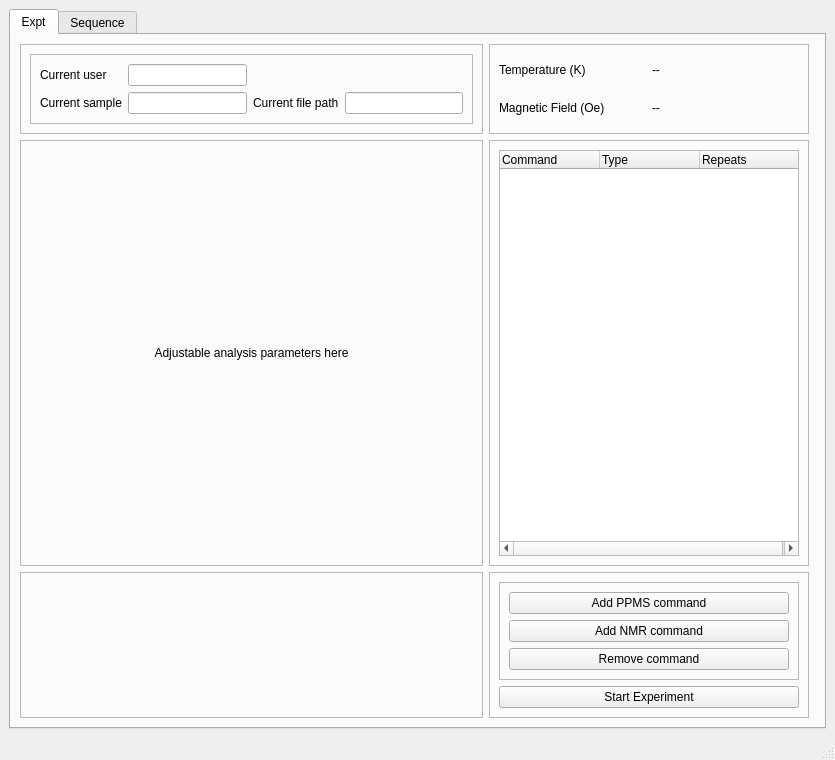
<?xml version="1.0" encoding="UTF-8"?>
<ui version="4.0">
 <class>MainWindow</class>
 <widget class="QMainWindow" name="MainWindow">
  <property name="geometry">
   <rect>
    <x>0</x>
    <y>0</y>
    <width>835</width>
    <height>760</height>
   </rect>
  </property>
  <property name="windowTitle">
   <string>MainWindow</string>
  </property>
  <widget class="QWidget" name="centralwidget">
   <layout class="QVBoxLayout" name="verticalLayout">
    <item>
     <widget class="QTabWidget" name="mainTabWidget">
      <property name="currentIndex">
       <number>0</number>
      </property>
      <widget class="QWidget" name="expt_tab">
       <attribute name="title">
        <string>Expt</string>
       </attribute>
       <layout class="QGridLayout" name="gridLayout_2">
        <item row="2" column="0">
         <widget class="QFrame" name="plotFrame">
          <property name="frameShape">
           <enum>QFrame::StyledPanel</enum>
          </property>
          <property name="frameShadow">
           <enum>QFrame::Raised</enum>
          </property>
          <layout class="QHBoxLayout" name="horizontalLayout">
           <item>
            <widget class="MplWidget" name="timePlot" native="true"/>
           </item>
           <item>
            <widget class="MplWidget" name="widget_2" native="true"/>
           </item>
          </layout>
         </widget>
        </item>
        <item row="1" column="0">
         <widget class="QFrame" name="frame">
          <property name="frameShape">
           <enum>QFrame::StyledPanel</enum>
          </property>
          <property name="frameShadow">
           <enum>QFrame::Raised</enum>
          </property>
          <layout class="QGridLayout" name="gridLayout_3">
           <item row="0" column="0">
            <widget class="QLabel" name="label">
             <property name="text">
              <string>Adjustable analysis parameters here</string>
             </property>
             <property name="alignment">
              <set>Qt::AlignCenter</set>
             </property>
            </widget>
           </item>
          </layout>
         </widget>
        </item>
        <item row="1" column="1">
         <widget class="QFrame" name="frame_7">
          <property name="frameShape">
           <enum>QFrame::StyledPanel</enum>
          </property>
          <property name="frameShadow">
           <enum>QFrame::Raised</enum>
          </property>
          <layout class="QGridLayout" name="gridLayout_7">
           <item row="0" column="0">
            <widget class="QTreeWidget" name="treeWidget">
             <property name="sizePolicy">
              <sizepolicy hsizetype="Minimum" vsizetype="Expanding">
               <horstretch>0</horstretch>
               <verstretch>0</verstretch>
              </sizepolicy>
             </property>
             <property name="minimumSize">
              <size>
               <width>300</width>
               <height>0</height>
              </size>
             </property>
             <column>
              <property name="text">
               <string>Command</string>
              </property>
             </column>
             <column>
              <property name="text">
               <string>Type</string>
              </property>
             </column>
             <column>
              <property name="text">
               <string>Repeats</string>
              </property>
             </column>
            </widget>
           </item>
          </layout>
         </widget>
        </item>
        <item row="0" column="0">
         <widget class="QFrame" name="frame_2">
          <property name="frameShape">
           <enum>QFrame::StyledPanel</enum>
          </property>
          <property name="frameShadow">
           <enum>QFrame::Raised</enum>
          </property>
          <layout class="QGridLayout" name="gridLayout_4">
           <item row="0" column="0">
            <widget class="QFrame" name="frame_3">
             <property name="frameShape">
              <enum>QFrame::StyledPanel</enum>
             </property>
             <property name="frameShadow">
              <enum>QFrame::Raised</enum>
             </property>
             <layout class="QGridLayout" name="gridLayout_6">
              <item row="0" column="1">
               <widget class="QLineEdit" name="lineEdit"/>
              </item>
              <item row="0" column="0">
               <widget class="QLabel" name="label_6">
                <property name="text">
                 <string>Current user</string>
                </property>
               </widget>
              </item>
              <item row="1" column="0">
               <widget class="QLabel" name="label_7">
                <property name="text">
                 <string>Current sample</string>
                </property>
               </widget>
              </item>
              <item row="1" column="2">
               <widget class="QLabel" name="label_8">
                <property name="text">
                 <string>Current file path</string>
                </property>
               </widget>
              </item>
              <item row="1" column="1">
               <widget class="QLineEdit" name="lineEdit_2"/>
              </item>
              <item row="1" column="3">
               <widget class="QLineEdit" name="lineEdit_3"/>
              </item>
             </layout>
            </widget>
           </item>
          </layout>
         </widget>
        </item>
        <item row="2" column="1">
         <widget class="QFrame" name="frame_8">
          <property name="frameShape">
           <enum>QFrame::StyledPanel</enum>
          </property>
          <property name="frameShadow">
           <enum>QFrame::Raised</enum>
          </property>
          <layout class="QGridLayout" name="gridLayout">
           <item row="1" column="0">
            <widget class="QPushButton" name="pushButton_4">
             <property name="text">
              <string>Start Experiment</string>
             </property>
            </widget>
           </item>
           <item row="0" column="0">
            <widget class="QFrame" name="frame_6">
             <property name="frameShape">
              <enum>QFrame::StyledPanel</enum>
             </property>
             <property name="frameShadow">
              <enum>QFrame::Raised</enum>
             </property>
             <layout class="QVBoxLayout" name="verticalLayout_2">
              <item>
               <widget class="QPushButton" name="pushButton_2">
                <property name="text">
                 <string>Add PPMS command</string>
                </property>
               </widget>
              </item>
              <item>
               <widget class="QPushButton" name="pushButton">
                <property name="text">
                 <string>Add NMR command</string>
                </property>
               </widget>
              </item>
              <item>
               <widget class="QPushButton" name="pushButton_3">
                <property name="text">
                 <string>Remove command</string>
                </property>
               </widget>
              </item>
             </layout>
            </widget>
           </item>
          </layout>
         </widget>
        </item>
        <item row="0" column="2" rowspan="3">
         <widget class="QFrame" name="frame_5">
          <property name="frameShape">
           <enum>QFrame::StyledPanel</enum>
          </property>
          <property name="frameShadow">
           <enum>QFrame::Raised</enum>
          </property>
         </widget>
        </item>
        <item row="0" column="1">
         <widget class="QFrame" name="frame_4">
          <property name="frameShape">
           <enum>QFrame::StyledPanel</enum>
          </property>
          <property name="frameShadow">
           <enum>QFrame::Raised</enum>
          </property>
          <layout class="QGridLayout" name="gridLayout_5">
           <item row="2" column="0">
            <widget class="QLabel" name="label_3">
             <property name="text">
              <string>Magnetic Field (Oe)</string>
             </property>
            </widget>
           </item>
           <item row="1" column="0">
            <widget class="QLabel" name="label_2">
             <property name="text">
              <string>Temperature (K)</string>
             </property>
            </widget>
           </item>
           <item row="2" column="1">
            <widget class="QLabel" name="label_5">
             <property name="text">
              <string>--</string>
             </property>
            </widget>
           </item>
           <item row="1" column="1">
            <widget class="QLabel" name="label_4">
             <property name="text">
              <string>--</string>
             </property>
            </widget>
           </item>
          </layout>
         </widget>
        </item>
       </layout>
      </widget>
      <widget class="QWidget" name="seq_tab">
       <attribute name="title">
        <string>Sequence</string>
       </attribute>
      </widget>
     </widget>
    </item>
   </layout>
  </widget>
  <widget class="QStatusBar" name="statusbar"/>
 </widget>
 <customwidgets>
  <customwidget>
   <class>MplWidget</class>
   <extends>QWidget</extends>
   <header>mplwidget.h</header>
   <container>1</container>
  </customwidget>
 </customwidgets>
 <resources/>
 <connections/>
</ui>
